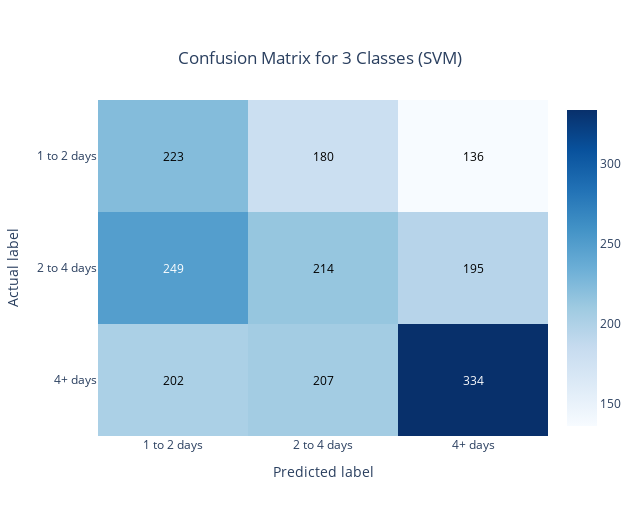

Notebook source saved alongside this figure:
### Code cell
class_labels = ['1 to 2 days', '2 to 4 days', '4+ days']

fig = go.Figure(data=go.Heatmap(
    z=svm_cm[::-1],
    x=class_labels,
    y=class_labels[::-1],
    colorscale='Blues',
    showscale=True
))

annotations = []
for i, row in enumerate(svm_cm):
    for j, value in enumerate(row):
        annotations.append(
            go.layout.Annotation(
                text=str(value),
                x=class_labels[j],
                y=class_labels[i],
                showarrow=False,
                font=dict(color="white" if svm_cm[i][j] > max(svm_cm[0]) else "black")
            )
        )

fig.update_layout(
    title={
        'text': 'Confusion Matrix for 3 Classes (SVM)',
        'y':0.9,
        'x':0.5,
        'xanchor': 'center',
        'yanchor': 'top'},
    annotations=annotations,
    xaxis=dict(title='Predicted label'),
    yaxis=dict(title='Actual label')
)


fig.update_layout(width=640, height=516)

fig.show()

### Figure 1 — Plotly figure (JSON) as saved in the notebook; plotly's stock layout.template omitted (floating-point values rounded to 4 significant figures)
{"data": [{"colorscale": [[0, "rgb(247,251,255)"], [0.125, "rgb(222,235,247)"], [0.25, "rgb(198,219,239)"], [0.375, "rgb(158,202,225)"], [0.5, "rgb(107,174,214)"], [0.625, "rgb(66,146,198)"], [0.75, "rgb(33,113,181)"], [0.875, "rgb(8,81,156)"], [1, "rgb(8,48,107)"]], "showscale": true, "type": "heatmap", "x": ["1 to 2 days", "2 to 4 days", "4+ days"], "y": ["4+ days", "2 to 4 days", "1 to 2 days"], "z": [[202, 207, 334], [249, 214, 195], [223, 180, 136]]}], "layout": {"annotations": [{"font": {"color": "black"}, "showarrow": false, "text": "223", "x": "1 to 2 days", "y": "1 to 2 days"}, {"font": {"color": "black"}, "showarrow": false, "text": "180", "x": "2 to 4 days", "y": "1 to 2 days"}, {"font": {"color": "black"}, "showarrow": false, "text": "136", "x": "4+ days", "y": "1 to 2 days"}, {"font": {"color": "white"}, "showarrow": false, "text": "249", "x": "1 to 2 days", "y": "2 to 4 days"}, {"font": {"color": "black"}, "showarrow": false, "text": "214", "x": "2 to 4 days", "y": "2 to 4 days"}, {"font": {"color": "black"}, "showarrow": false, "text": "195", "x": "4+ days", "y": "2 to 4 days"}, {"font": {"color": "black"}, "showarrow": false, "text": "202", "x": "1 to 2 days", "y": "4+ days"}, {"font": {"color": "black"}, "showarrow": false, "text": "207", "x": "2 to 4 days", "y": "4+ days"}, {"font": {"color": "white"}, "showarrow": false, "text": "334", "x": "4+ days", "y": "4+ days"}], "height": 516, "title": {"text": "Confusion Matrix for 3 Classes (SVM)", "x": 0.5, "xanchor": "center", "y": 0.9, "yanchor": "top"}, "width": 640, "xaxis": {"title": {"text": "Predicted label"}}, "yaxis": {"title": {"text": "Actual label"}}}}
